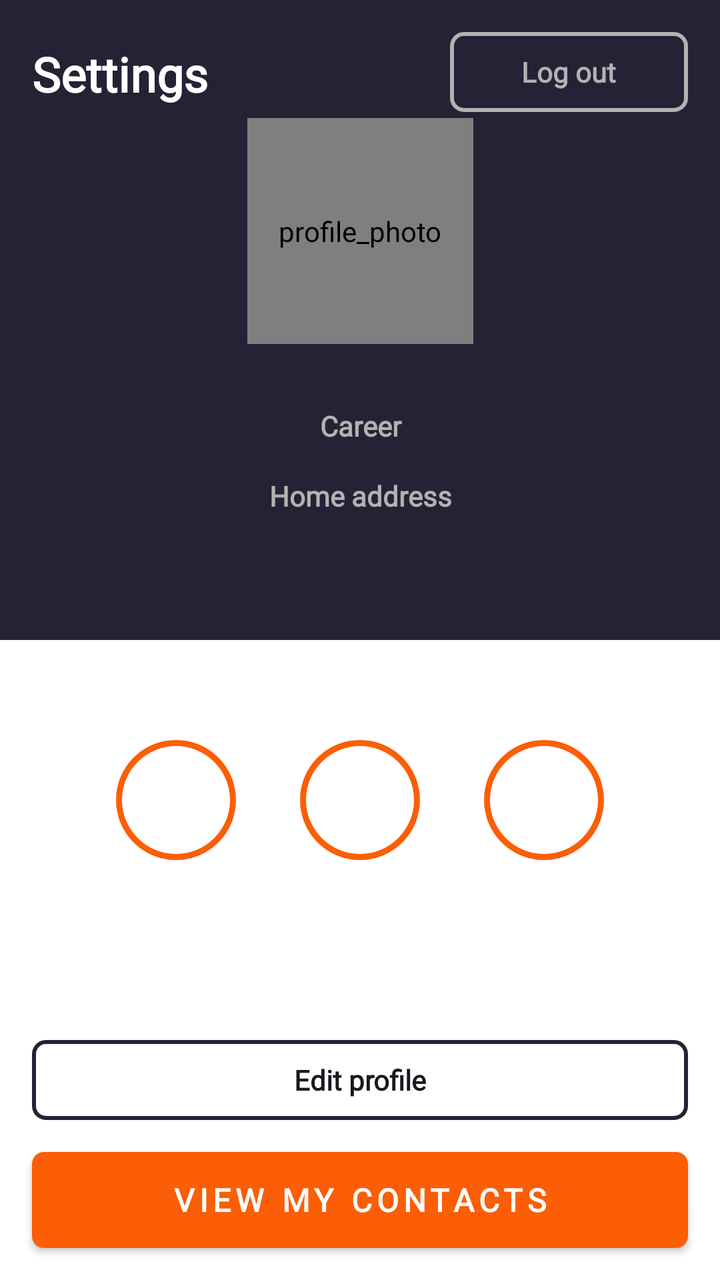
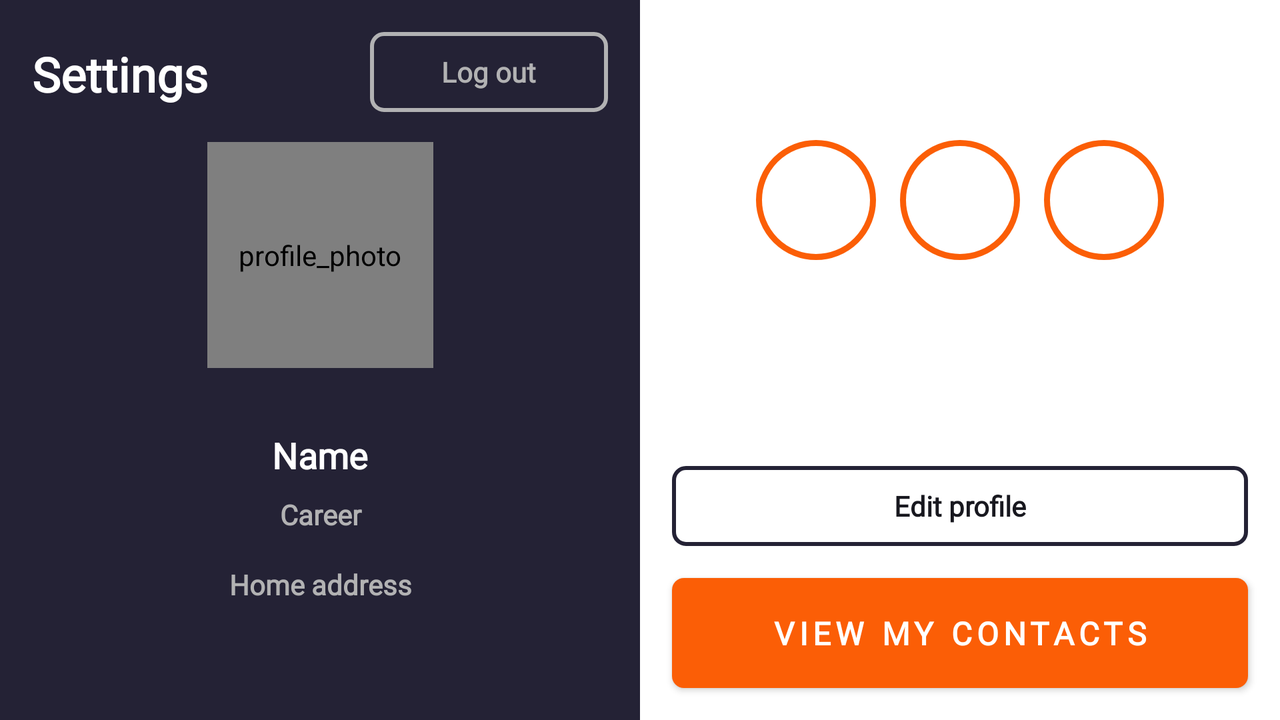

One screen, two layout resources from the same app: the default and the repository's alternative for another configuration. Each is rendered where Android would select it; the XML of both is given below.
<!-- AndroidManifest.xml: application theme Theme.AndroidCourseShpp -->
<!-- res/layout/fragment_user_profile.xml -->
<?xml version="1.0" encoding="utf-8"?>
<androidx.constraintlayout.widget.ConstraintLayout xmlns:android="http://schemas.android.com/apk/res/android"
    xmlns:app="http://schemas.android.com/apk/res-auto"
    xmlns:tools="http://schemas.android.com/tools"
    android:id="@+id/userProfile"
    android:layout_width="match_parent"
    android:layout_height="match_parent"
    tools:context=".ui.screens.main.MainActivity">

    <androidx.appcompat.widget.AppCompatTextView
        android:id="@+id/textViewTopPartOfScreen"
        android:layout_width="match_parent"
        android:layout_height="0dp"
        android:background="@color/top_view_color"
        app:layout_constraintBottom_toTopOf="@id/GuideLineMiddleHor"
        app:layout_constraintStart_toStartOf="parent"
        app:layout_constraintTop_toTopOf="parent" />

    <androidx.appcompat.widget.AppCompatTextView
        android:id="@+id/textViewWhitePartOfScreen"
        android:layout_width="match_parent"
        android:layout_height="0dp"
        android:background="@color/bottom_view_color"
        app:layout_constraintBottom_toBottomOf="parent"
        app:layout_constraintStart_toStartOf="parent"
        app:layout_constraintTop_toBottomOf="@id/GuideLineMiddleHor" />

    <androidx.constraintlayout.widget.Guideline
        android:id="@+id/GuideLineMiddleHor"
        android:layout_width="wrap_content"
        android:layout_height="wrap_content"
        android:orientation="horizontal"
        app:layout_constraintGuide_percent="0.5" />

    <androidx.appcompat.widget.AppCompatTextView
        android:id="@+id/textViewSettingAndLogOut"
        android:layout_width="match_parent"
        android:layout_height="0dp"
        android:layout_marginHorizontal="@dimen/main_margin_side"
        android:layout_marginTop="@dimen/main_margin_side"
        app:layout_constraintBottom_toBottomOf="@id/textViewSettings"
        app:layout_constraintTop_toTopOf="parent" />

    <androidx.appcompat.widget.AppCompatTextView
        android:id="@+id/textViewSettings"
        android:layout_width="wrap_content"
        android:layout_height="wrap_content"
        android:fontFamily="@font/open_sans"
        android:paddingVertical="@dimen/settings_padding_vertical"
        android:text="@string/settings"
        android:textColor="@color/settings_text_color"
        android:textSize="@dimen/large_text_size"
        android:textStyle="bold"
        app:layout_constraintStart_toStartOf="@id/textViewSettingAndLogOut"
        app:layout_constraintTop_toTopOf="@id/textViewSettingAndLogOut" />

    <androidx.appcompat.widget.AppCompatButton
        android:id="@+id/buttonLogOut"
        android:layout_width="@dimen/log_out_bt_w"
        android:layout_height="@dimen/log_out_bt_h"
        android:background="@drawable/log_out_background"
        android:fontFamily="@font/open_sans"
        android:text="@string/log_out"
        android:textAllCaps="false"
        android:textColor="@color/log_out_border_and_text_color"
        android:textSize="@dimen/small_text_size"
        android:textStyle="bold"
        app:backgroundTint="@null"
        app:layout_constraintEnd_toEndOf="@id/textViewSettingAndLogOut"
        app:layout_constraintTop_toTopOf="@id/textViewSettingAndLogOut" />

    <de.hdodenhof.circleimageview.CircleImageView
        android:id="@+id/circleViewProfilePhoto"
        android:layout_width="@dimen/profile_photo_size"
        android:layout_height="@dimen/profile_photo_size"
        android:layout_marginTop="@dimen/profile_photo_margin_top"
        android:layout_marginBottom="@dimen/profile_photo_margin_bottom"
        android:contentDescription="@string/profile_photo"
        android:src="@drawable/profile_photo"
        app:layout_constraintBottom_toBottomOf="@id/GuideLineMiddleHor"
        app:layout_constraintEnd_toEndOf="parent"
        app:layout_constraintStart_toStartOf="@id/textViewTopPartOfScreen"
        app:layout_constraintTop_toTopOf="@id/textViewTopPartOfScreen" />


    <androidx.appcompat.widget.AppCompatTextView
        android:id="@+id/textViewName"
        android:layout_width="match_parent"
        android:layout_height="wrap_content"
        android:layout_marginHorizontal="@dimen/name_margin_horizontal"
        android:layout_marginTop="@dimen/name_margin_top"
        android:layout_marginBottom="@dimen/name_margin_bottom"
        android:fontFamily="@font/open_sans"
        android:gravity="center"
        android:text="@string/name"
        android:textColor="@color/name_text_color"
        android:textSize="@dimen/big_text_size"
        android:textStyle="bold"
        app:layout_constraintBottom_toBottomOf="@id/textViewTopPartOfScreen"
        app:layout_constraintTop_toTopOf="parent" />

    <androidx.appcompat.widget.AppCompatTextView
        android:id="@+id/textViewCareer"
        android:layout_width="match_parent"
        android:layout_height="wrap_content"
        android:layout_marginHorizontal="@dimen/career_margin_horizontal"
        android:layout_marginTop="@dimen/career_margin_top"
        android:fontFamily="@font/open_sans"
        android:gravity="center"
        android:text="@string/career"
        android:textColor="@color/career_text_color"
        android:textSize="@dimen/small_text_size"
        android:textStyle="bold"
        app:layout_constraintTop_toBottomOf="@id/textViewName" />


    <androidx.appcompat.widget.AppCompatTextView
        android:id="@+id/textViewHomeAddress"
        android:layout_width="match_parent"
        android:layout_height="wrap_content"
        android:layout_marginHorizontal="@dimen/home_address_margin_horizontal"
        android:layout_marginTop="@dimen/home_address_margin_top"
        android:fontFamily="@font/open_sans"
        android:gravity="center_horizontal"
        android:text="@string/home_address"
        android:textColor="@color/home_address_text_color"
        android:textSize="@dimen/small_text_size"
        android:textStyle="bold"
        app:layout_constraintTop_toBottomOf="@id/textViewCareer" />

    <androidx.appcompat.widget.AppCompatButton
        android:id="@+id/buttonViewMyContacts"
        android:layout_width="match_parent"
        android:layout_height="@dimen/view_my_contacts_bt_h"
        android:layout_marginHorizontal="@dimen/main_margin_side"
        android:layout_marginBottom="@dimen/bt_margin_bottom"
        android:background="@drawable/view_my_contacts_background"
        android:fontFamily="@font/open_sans"
        android:letterSpacing="0.15"
        android:text="@string/view_my_contacts"
        android:textColor="@color/view_my_contacts_text_color"
        android:textSize="@dimen/middle_text_size"
        android:textStyle="bold"
        app:backgroundTint="@null"
        app:layout_constraintBottom_toBottomOf="parent" />

    <androidx.appcompat.widget.AppCompatButton
        android:id="@+id/buttonEditProfile"
        android:layout_width="match_parent"
        android:layout_height="@dimen/edit_profile_bt_h"
        android:layout_marginHorizontal="@dimen/main_margin_side"
        android:layout_marginBottom="@dimen/bt_margin_bottom"
        android:background="@drawable/edit_profile_background"
        android:fontFamily="@font/open_sans"
        android:text="@string/edit_profile"
        android:textAllCaps="false"
        android:textColor="@color/edit_profile_text_color"
        android:textSize="@dimen/small_text_size"
        android:textStyle="bold"
        app:backgroundTint="@null"
        app:layout_constraintBottom_toTopOf="@id/buttonViewMyContacts" />

    <androidx.appcompat.widget.AppCompatImageButton
        android:id="@+id/imageButtonFacebook"
        style="@style/social_network_style"
        android:layout_marginStart="@dimen/social_network_side_margin"
        android:contentDescription="@string/facebook_button"
        android:src="@drawable/ic_facebook"
        app:layout_constraintBottom_toBottomOf="@id/textViewWhitePartOfScreen"
        app:layout_constraintStart_toStartOf="@id/textViewWhitePartOfScreen"
        app:layout_constraintTop_toTopOf="@id/textViewWhitePartOfScreen" />

    <androidx.appcompat.widget.AppCompatImageButton
        android:id="@+id/imageButtonLinkedIn"
        style="@style/social_network_style"
        android:contentDescription="@string/linkedin_button"
        android:src="@drawable/ic_linkedin"
        app:layout_constraintBottom_toBottomOf="@id/textViewWhitePartOfScreen"
        app:layout_constraintEnd_toEndOf="parent"
        app:layout_constraintStart_toStartOf="parent"
        app:layout_constraintTop_toTopOf="@id/textViewWhitePartOfScreen" />

    <androidx.appcompat.widget.AppCompatImageButton
        android:id="@+id/imageButtonInstagram"
        style="@style/social_network_style"
        android:layout_marginEnd="@dimen/social_network_side_margin"
        android:contentDescription="@string/instagram_button"
        android:src="@drawable/ic_inst"
        app:layout_constraintBottom_toBottomOf="@id/textViewWhitePartOfScreen"
        app:layout_constraintEnd_toEndOf="@id/textViewWhitePartOfScreen"
        app:layout_constraintTop_toTopOf="@id/textViewWhitePartOfScreen" />

</androidx.constraintlayout.widget.ConstraintLayout>
<!-- resources referenced by this layout -->
<resources>
  <color name="bottom_view_color">#FFFFFFFF</color>
  <color name="career_text_color">@color/log_out_border_and_text_color</color>
  <color name="edit_profile_text_color">#18181F</color>
  <color name="home_address_text_color">@color/log_out_border_and_text_color</color>
  <color name="log_out_border_and_text_color">#B2B2B3</color>
  <color name="name_text_color">@color/bottom_view_color</color>
  <color name="settings_text_color">@color/bottom_view_color</color>
  <color name="top_view_color">#242235</color>
  <color name="view_my_contacts_text_color">@color/bottom_view_color</color>
  <dimen name="big_text_size">18sp</dimen>
  <dimen name="bt_margin_bottom">16dp</dimen>
  <dimen name="career_margin_horizontal">@dimen/name_margin_horizontal</dimen>
  <dimen name="career_margin_top">8dp</dimen>
  <dimen name="edit_profile_bt_h">40dp</dimen>
  <dimen name="home_address_margin_horizontal">83dp</dimen>
  <dimen name="home_address_margin_top">16dp</dimen>
  <dimen name="large_text_size">24sp</dimen>
  <dimen name="log_out_bt_h">40dp</dimen>
  <dimen name="log_out_bt_w">119dp</dimen>
  <dimen name="main_margin_side">16dp</dimen>
  <dimen name="middle_text_size">16sp</dimen>
  <dimen name="name_margin_bottom">113dp</dimen>
  <dimen name="name_margin_horizontal">124dp</dimen>
  <dimen name="name_margin_top">208dp</dimen>
  <dimen name="profile_photo_margin_bottom">160dp</dimen>
  <dimen name="profile_photo_margin_top">71dp</dimen>
  <dimen name="profile_photo_size">113dp</dimen>
  <dimen name="settings_padding_vertical">4.5dp</dimen>
  <dimen name="small_text_size">14sp</dimen>
  <dimen name="social_network_side_margin">58dp</dimen>
  <!-- drawable view_my_contacts_background (drawable) -->
  <?xml version="1.0" encoding="utf-8"?>
  <shape xmlns:android="http://schemas.android.com/apk/res/android"
      android:shape="rectangle">
      <corners android:radius="6dp" />
      <solid android:color="@color/view_my_contacts_color" />
  
  </shape>
  <string name="career">Career</string>
  <string name="edit_profile">Edit profile</string>
  <string name="facebook_button">facebook_button</string>
  <string name="home_address">Home address</string>
  <string name="instagram_button">instagram_button</string>
  <string name="linkedin_button">linkedin_button</string>
  <string name="log_out">Log out</string>
  <string name="name">Name</string>
  <string name="profile_photo">profile_photo</string>
  <string name="settings">Settings</string>
  <string name="view_my_contacts">VIEW MY CONTACTS</string>
  <style name="Theme.AndroidCourseShpp" parent="Base.Theme.AndroidCourseShpp" />
  <color name="edit_profile_border_color">@color/top_view_color</color>
  <dimen name="radius_6">6dp</dimen>
  <dimen name="stroke_2">2dp</dimen>
  <color name="view_my_contacts_color">#FB5E06</color>
  <dimen name="social_network_bt_wh">60dp</dimen>
  <dimen name="social_network_margin_top">62dp</dimen>
  <dimen name="social_network_margin_bottom">222dp</dimen>
  <!-- drawable social_networks_background (drawable) -->
  <?xml version="1.0" encoding="utf-8"?>
  <shape xmlns:android="http://schemas.android.com/apk/res/android"
      android:shape="oval">
      <solid android:color="@android:color/transparent"/>
      <stroke android:width="@dimen/stroke_3" android:color="@color/social_networks_border_color"/>
  
  </shape>
  <style name="Base.Theme.AndroidCourseShpp" parent="Theme.Material3.DayNight.NoActionBar">
          
           <item name="colorPrimary">@color/custom_primary_color</item>
      </style>
  <dimen name="stroke_3">3dp</dimen>
  <color name="social_networks_border_color">@color/view_my_contacts_color</color>
  <color name="custom_primary_color">#FB5E06</color>
  <!-- some entries are left out for length -->
</resources>
<!-- res/layout-land/fragment_user_profile.xml (the repository's variant of the layout above) -->
<!-- drawn on the phone turned sideways -->
<?xml version="1.0" encoding="utf-8"?>
<androidx.constraintlayout.widget.ConstraintLayout xmlns:android="http://schemas.android.com/apk/res/android"
    xmlns:app="http://schemas.android.com/apk/res-auto"
    xmlns:tools="http://schemas.android.com/tools"
    android:id="@+id/userProfile"
    android:layout_width="match_parent"
    android:layout_height="match_parent"
    tools:context="com.example.androidcourseshpp.ui.screens.main.userinfo.userprofile.UserProfileFragment">

    <androidx.appcompat.widget.AppCompatTextView
        android:id="@+id/textViewTopPartOfScreen"
        android:layout_width="0dp"
        android:layout_height="match_parent"
        android:background="@color/top_view_color"
        app:layout_constraintEnd_toStartOf="@id/GuideLineMiddleVer"
        app:layout_constraintStart_toStartOf="parent"
        app:layout_constraintTop_toTopOf="parent" />

    <androidx.appcompat.widget.AppCompatTextView
        android:id="@+id/textViewWhitePartOfScreen"
        android:layout_width="0dp"
        android:layout_height="match_parent"
        android:background="@color/bottom_view_color"
        app:layout_constraintBottom_toBottomOf="parent"
        app:layout_constraintEnd_toEndOf="parent"
        app:layout_constraintStart_toStartOf="@id/GuideLineMiddleVer" />

    <androidx.constraintlayout.widget.Guideline
        android:id="@+id/GuideLineMiddleVer"
        android:layout_width="wrap_content"
        android:layout_height="wrap_content"
        android:orientation="vertical"
        app:layout_constraintGuide_percent="0.5" />

    <androidx.appcompat.widget.AppCompatTextView
        android:id="@+id/textViewSettingAndLogOut"
        android:layout_width="0dp"
        android:layout_height="0dp"
        android:layout_marginHorizontal="@dimen/main_margin_side"
        android:layout_marginTop="@dimen/main_margin_side"
        app:layout_constraintBottom_toBottomOf="@id/textViewSettings"
        app:layout_constraintEnd_toEndOf="@id/textViewTopPartOfScreen"
        app:layout_constraintStart_toStartOf="@id/textViewTopPartOfScreen"
        app:layout_constraintTop_toTopOf="parent" />

    <androidx.appcompat.widget.AppCompatTextView
        android:id="@+id/textViewSettings"
        android:layout_width="wrap_content"
        android:layout_height="wrap_content"
        android:fontFamily="@font/open_sans"
        android:paddingVertical="@dimen/settings_padding_vertical"
        android:text="@string/settings"
        android:textColor="@color/settings_text_color"
        android:textSize="@dimen/large_text_size"
        android:textStyle="bold"

        app:layout_constraintStart_toStartOf="@id/textViewSettingAndLogOut"
        app:layout_constraintTop_toTopOf="@id/textViewSettingAndLogOut" />

    <androidx.appcompat.widget.AppCompatButton
        android:id="@+id/buttonLogOut"
        android:layout_width="@dimen/log_out_bt_w"
        android:layout_height="@dimen/log_out_bt_h"
        android:background="@drawable/log_out_background"
        android:fontFamily="@font/open_sans"
        android:text="@string/log_out"
        android:textAllCaps="false"
        android:textColor="@color/log_out_border_and_text_color"
        android:textSize="@dimen/small_text_size"
        android:textStyle="bold"
        app:backgroundTint="@null"
        app:layout_constraintEnd_toEndOf="@id/textViewSettingAndLogOut"
        app:layout_constraintTop_toTopOf="@id/textViewSettingAndLogOut" />


    <de.hdodenhof.circleimageview.CircleImageView
        android:id="@+id/circleViewProfilePhoto"
        android:layout_width="@dimen/profile_photo_size"
        android:layout_height="@dimen/profile_photo_size"
        android:layout_marginTop="@dimen/profile_photo_margin_top"
        android:layout_marginBottom="@dimen/profile_photo_margin_bottom"
        android:contentDescription="@string/profile_photo"
        android:src="@drawable/profile_photo"
        app:layout_constraintBottom_toBottomOf="@id/GuideLineMiddleVer"
        app:layout_constraintEnd_toEndOf="@id/textViewTopPartOfScreen"
        app:layout_constraintStart_toStartOf="@id/textViewTopPartOfScreen"
        app:layout_constraintTop_toTopOf="@id/textViewTopPartOfScreen" />


    <androidx.appcompat.widget.AppCompatTextView
        android:id="@+id/textViewName"
        android:layout_width="0dp"
        android:layout_height="wrap_content"
        android:layout_marginHorizontal="@dimen/name_margin_horizontal"
        android:layout_marginTop="@dimen/name_margin_top"
        android:layout_marginBottom="@dimen/name_margin_bottom"
        android:fontFamily="@font/open_sans"
        android:gravity="center"
        android:text="@string/name"
        android:textColor="@color/name_text_color"
        android:textSize="@dimen/big_text_size"
        android:textStyle="bold"
        app:layout_constraintBottom_toBottomOf="parent"
        app:layout_constraintEnd_toEndOf="@id/GuideLineMiddleVer"
        app:layout_constraintStart_toStartOf="parent"
        app:layout_constraintTop_toTopOf="parent" />

    <androidx.appcompat.widget.AppCompatTextView
        android:id="@+id/textViewCareer"
        android:layout_width="0dp"
        android:layout_height="wrap_content"
        android:layout_marginHorizontal="@dimen/career_margin_horizontal"
        android:layout_marginTop="@dimen/career_margin_top"
        android:fontFamily="@font/open_sans"
        android:gravity="center"
        android:text="@string/career"
        android:textColor="@color/career_text_color"
        android:textSize="@dimen/small_text_size"
        android:textStyle="bold"
        app:layout_constraintEnd_toEndOf="@id/GuideLineMiddleVer"
        app:layout_constraintStart_toStartOf="parent"
        app:layout_constraintTop_toBottomOf="@id/textViewName" />


    <androidx.appcompat.widget.AppCompatTextView
        android:id="@+id/textViewHomeAddress"
        android:layout_width="0dp"
        android:layout_height="wrap_content"
        android:layout_marginHorizontal="@dimen/home_address_margin_horizontal"
        android:layout_marginTop="@dimen/home_address_margin_top"
        android:fontFamily="@font/open_sans"
        android:text="@string/home_address"
        android:textAlignment="center"
        android:textColor="@color/home_address_text_color"
        android:textSize="@dimen/small_text_size"
        android:textStyle="bold"
        app:layout_constraintEnd_toStartOf="@id/textViewWhitePartOfScreen"
        app:layout_constraintStart_toStartOf="@id/textViewTopPartOfScreen"
        app:layout_constraintTop_toBottomOf="@id/textViewCareer" />

    <androidx.appcompat.widget.AppCompatButton
        android:id="@+id/buttonViewMyContacts"
        android:layout_width="0dp"
        android:layout_height="@dimen/main_action_bt_h"
        android:layout_marginHorizontal="@dimen/main_margin_side"
        android:layout_marginBottom="@dimen/bt_margin_bottom"
        android:background="@drawable/view_my_contacts_background"
        android:fontFamily="@font/open_sans"
        android:letterSpacing="0.15"
        android:text="@string/view_my_contacts"
        android:textColor="@color/view_my_contacts_text_color"
        android:textSize="@dimen/middle_text_size"
        android:textStyle="bold"
        app:backgroundTint="@null"
        app:layout_constraintBottom_toBottomOf="parent"
        app:layout_constraintEnd_toEndOf="@id/textViewWhitePartOfScreen"
        app:layout_constraintStart_toStartOf="@id/textViewWhitePartOfScreen" />

    <androidx.appcompat.widget.AppCompatButton
        android:id="@+id/buttonEditProfile"
        android:layout_width="0dp"
        android:layout_height="@dimen/edit_profile_bt_h"
        android:layout_marginHorizontal="@dimen/main_margin_side"
        android:layout_marginBottom="@dimen/bt_margin_bottom"
        android:background="@drawable/edit_profile_background"
        android:fontFamily="@font/open_sans"
        android:text="@string/edit_profile"
        android:textAllCaps="false"
        android:textColor="@color/edit_profile_text_color"
        android:textSize="@dimen/small_text_size"
        android:textStyle="bold"
        app:backgroundTint="@null"
        app:layout_constraintBottom_toTopOf="@id/buttonViewMyContacts"
        app:layout_constraintEnd_toEndOf="@id/textViewWhitePartOfScreen"
        app:layout_constraintStart_toStartOf="@id/textViewWhitePartOfScreen" />

    <androidx.appcompat.widget.AppCompatImageButton
        android:id="@+id/imageButtonFacebook"
        style="@style/social_network_style"
        android:layout_marginStart="@dimen/social_network_side_margin"
        android:contentDescription="@string/facebook_button"
        android:src="@drawable/ic_facebook"
        app:layout_constraintBottom_toBottomOf="@id/textViewWhitePartOfScreen"
        app:layout_constraintStart_toStartOf="@id/textViewWhitePartOfScreen"
        app:layout_constraintTop_toTopOf="@id/textViewWhitePartOfScreen" />

    <androidx.appcompat.widget.AppCompatImageButton
        android:id="@+id/imageButtonLinkedIn"
        style="@style/social_network_style"
        android:contentDescription="@string/linkedin_button"
        android:src="@drawable/ic_linkedin"
        app:layout_constraintBottom_toBottomOf="@id/textViewWhitePartOfScreen"
        app:layout_constraintEnd_toEndOf="parent"
        app:layout_constraintStart_toStartOf="@id/textViewWhitePartOfScreen"
        app:layout_constraintTop_toTopOf="@id/textViewWhitePartOfScreen" />

    <androidx.appcompat.widget.AppCompatImageButton
        android:id="@+id/imageButtonInstagram"
        style="@style/social_network_style"
        android:layout_marginEnd="@dimen/social_network_side_margin"
        android:contentDescription="@string/instagram_button"
        android:src="@drawable/ic_inst"
        app:layout_constraintBottom_toBottomOf="@id/textViewWhitePartOfScreen"
        app:layout_constraintEnd_toEndOf="@id/textViewWhitePartOfScreen"
        app:layout_constraintTop_toTopOf="@id/textViewWhitePartOfScreen" />

</androidx.constraintlayout.widget.ConstraintLayout>
<!-- resources referenced by the variant -->
<!-- as the phone turned sideways resolves them -->
<resources>
  <color name="bottom_view_color">#FFFFFFFF</color>
  <color name="career_text_color">@color/log_out_border_and_text_color</color>
  <color name="edit_profile_text_color">#18181F</color>
  <color name="home_address_text_color">@color/log_out_border_and_text_color</color>
  <color name="log_out_border_and_text_color">#B2B2B3</color>
  <color name="name_text_color">@color/bottom_view_color</color>
  <color name="settings_text_color">@color/bottom_view_color</color>
  <color name="top_view_color">#242235</color>
  <color name="view_my_contacts_text_color">@color/bottom_view_color</color>
  <dimen name="big_text_size">18sp</dimen>
  <dimen name="bt_margin_bottom">16dp</dimen>
  <dimen name="career_margin_horizontal">@dimen/name_margin_horizontal</dimen>
  <dimen name="career_margin_top">8dp</dimen>
  <dimen name="edit_profile_bt_h">40dp</dimen>
  <dimen name="home_address_margin_horizontal">83dp</dimen>
  <dimen name="home_address_margin_top">16dp</dimen>
  <dimen name="large_text_size">24sp</dimen>
  <dimen name="log_out_bt_h">40dp</dimen>
  <dimen name="log_out_bt_w">119dp</dimen>
  <dimen name="main_action_bt_h">55dp</dimen>
  <dimen name="main_margin_side">16dp</dimen>
  <dimen name="middle_text_size">16sp</dimen>
  <dimen name="name_margin_bottom">113dp</dimen>
  <dimen name="name_margin_horizontal">124dp</dimen>
  <dimen name="name_margin_top">208dp</dimen>
  <dimen name="profile_photo_margin_bottom">160dp</dimen>
  <dimen name="profile_photo_margin_top">71dp</dimen>
  <dimen name="profile_photo_size">113dp</dimen>
  <dimen name="settings_padding_vertical">4.5dp</dimen>
  <dimen name="small_text_size">14sp</dimen>
  <dimen name="social_network_side_margin">58dp</dimen>
  <!-- drawable view_my_contacts_background (drawable) -->
  <?xml version="1.0" encoding="utf-8"?>
  <shape xmlns:android="http://schemas.android.com/apk/res/android"
      android:shape="rectangle">
      <corners android:radius="6dp" />
      <solid android:color="@color/view_my_contacts_color" />
  
  </shape>
  <string name="career">Career</string>
  <string name="edit_profile">Edit profile</string>
  <string name="facebook_button">facebook_button</string>
  <string name="home_address">Home address</string>
  <string name="instagram_button">instagram_button</string>
  <string name="linkedin_button">linkedin_button</string>
  <string name="log_out">Log out</string>
  <string name="name">Name</string>
  <string name="profile_photo">profile_photo</string>
  <string name="settings">Settings</string>
  <string name="view_my_contacts">VIEW MY CONTACTS</string>
  <style name="Theme.AndroidCourseShpp" parent="Base.Theme.AndroidCourseShpp" />
  <color name="edit_profile_border_color">@color/top_view_color</color>
  <dimen name="radius_6">6dp</dimen>
  <dimen name="stroke_2">2dp</dimen>
  <color name="view_my_contacts_color">#FB5E06</color>
  <dimen name="social_network_bt_wh">60dp</dimen>
  <dimen name="social_network_margin_top">62dp</dimen>
  <dimen name="social_network_margin_bottom">222dp</dimen>
  <!-- drawable social_networks_background (drawable) -->
  <?xml version="1.0" encoding="utf-8"?>
  <shape xmlns:android="http://schemas.android.com/apk/res/android"
      android:shape="oval">
      <solid android:color="@android:color/transparent"/>
      <stroke android:width="@dimen/stroke_3" android:color="@color/social_networks_border_color"/>
  
  </shape>
  <style name="Base.Theme.AndroidCourseShpp" parent="Theme.Material3.DayNight.NoActionBar">
          
           <item name="colorPrimary">@color/custom_primary_color</item>
      </style>
  <dimen name="stroke_3">3dp</dimen>
  <color name="social_networks_border_color">@color/view_my_contacts_color</color>
  <color name="custom_primary_color">#FB5E06</color>
  <!-- some entries are left out for length -->
</resources>
